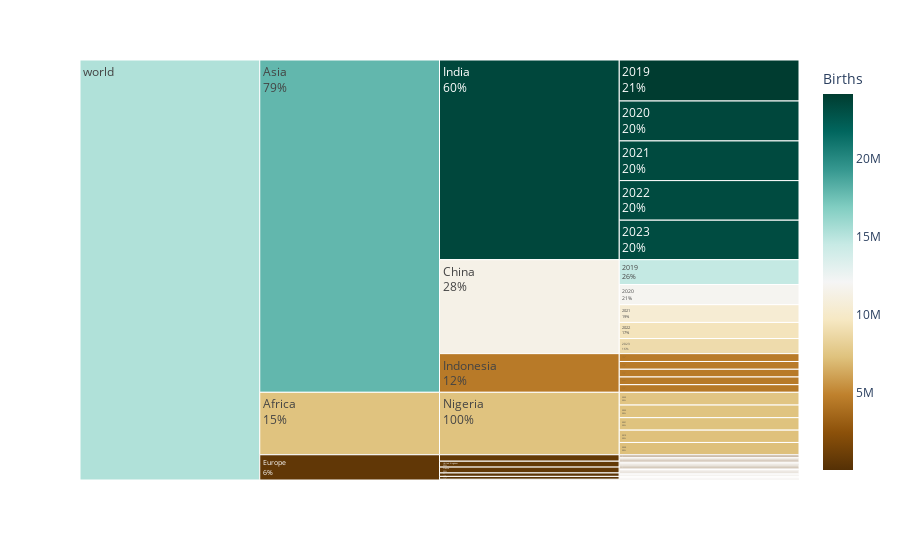

Notebook code cell kept with this figure:
### Code cell
fig = px.icicle(data, path=[px.Constant('world'), 'Continent', 'Entity', 'Year'], values='Births',                              
                  color_continuous_scale="BrBG",
                  color='Births')
fig.update_traces(textinfo="label+percent parent")
fig.show()

### Figure 1 — Plotly figure (JSON) as saved in the notebook; plotly's stock layout.template omitted (floating-point values rounded to 4 significant figures)
{"data": [{"branchvalues": "total", "customdata": [[14615866], [711582], [778799], [83587], [24124982], [4607562], [419609], [7266105], [357540], [714388], [11843469], [695934], [795669], [84746], [23485340], [4582350], [408035], [7218484], [343355], [687269], [10461124], [702274], [775669], [86163], [23321854], [4543453], [407050], [7330875], [340310], [693027], [9455320], [687577], [730553], [74165], [23286124], [4518308], [399735], [7406815], [339675], [688630], [8899881], [638891], [719249], [73661], [23219488], [4482359], [384627], [7509758], [336821], [688388], [11430000.0], [688200.0], [761100.0], [80830.0], [23490000.0], [4547000.0], [404100.0], [7348000.0], [343700.0], [694500.0], [7348000.0], [17880000.0], [613400.0], [15270000.0]], "domain": {"x": [0, 1], "y": [0, 1]}, "hovertemplate": "labels=%{label}<br>Births_sum=%{value}<br>parent=%{parent}<br>id=%{id}<br>Births=%{color}<extra></extra>", "ids": ["world/Asia/China/2019", "world/Europe/France/2019", "world/Europe/Germany/2019", "world/Europe/Greece/2019", "world/Asia/India/2019", "world/Asia/Indonesia/2019", "world/Europe/Italy/2019", "world/Africa/Nigeria/2019", "world/Europe/Spain/2019", "world/Europe/United Kingdom/2019", "world/Asia/China/2020", "world/Europe/France/2020", "world/Europe/Germany/2020", "world/Europe/Greece/2020", "world/Asia/India/2020", "world/Asia/Indonesia/2020", "world/Europe/Italy/2020", "world/Africa/Nigeria/2020", "world/Europe/Spain/2020", "world/Europe/United Kingdom/2020", "world/Asia/China/2021", "world/Europe/France/2021", "world/Europe/Germany/2021", "world/Europe/Greece/2021", "world/Asia/India/2021", "world/Asia/Indonesia/2021", "world/Europe/Italy/2021", "world/Africa/Nigeria/2021", "world/Europe/Spain/2021", "world/Europe/United Kingdom/2021", "world/Asia/China/2022", "world/Europe/France/2022", "world/Europe/Germany/2022", "world/Europe/Greece/2022", "world/Asia/India/2022", "world/Asia/Indonesia/2022", "world/Europe/Italy/2022", "world/Africa/Nigeria/2022", "world/Europe/Spain/2022", "world/Europe/United Kingdom/2022", "world/Asia/China/2023", "world/Europe/France/2023", "world/Europe/Germany/2023", "world/Europe/Greece/2023", "world/Asia/India/2023", "world/Asia/Indonesia/2023", "world/Europe/Italy/2023", "world/Africa/Nigeria/2023", "world/Europe/Spain/2023", "world/Europe/United Kingdom/2023", "world/Asia/China", "world/Europe/France", "world/Europe/Germany", "world/Europe/Greece", "world/Asia/India", "world/Asia/Indonesia", "world/Europe/Italy", "world/Africa/Nigeria", "world/Europe/Spain", "world/Europe/United Kingdom", "world/Africa", "world/Asia", "world/Europe", "world"], "labels": ["2019", "2019", "2019", "2019", "2019", "2019", "2019", "2019", "2019", "2019", "2020", "2020", "2020", "2020", "2020", "2020", "2020", "2020", "2020", "2020", "2021", "2021", "2021", "2021", "2021", "2021", "2021", "2021", "2021", "2021", "2022", "2022", "2022", "2022", "2022", "2022", "2022", "2022", "2022", "2022", "2023", "2023", "2023", "2023", "2023", "2023", "2023", "2023", "2023", "2023", "China", "France", "Germany", "Greece", "India", "Indonesia", "Italy", "Nigeria", "Spain", "United Kingdom", "Africa", "Asia", "Europe", "world"], "level": "world", "marker": {"coloraxis": "coloraxis", "colors": [14615866, 711582, 778799, 83587, 24124982, 4607562, 419609, 7266105, 357540, 714388, 11843469, 695934, 795669, 84746, 23485340, 4582350, 408035, 7218484, 343355, 687269, 10461124, 702274, 775669, 86163, 23321854, 4543453, 407050, 7330875, 340310, 693027, 9455320, 687577, 730553, 74165, 23286124, 4518308, 399735, 7406815, 339675, 688630, 8899881, 638891, 719249, 73661, 23219488, 4482359, 384627, 7509758, 336821, 688388, 11430000.0, 688200.0, 761100.0, 80830.0, 23490000.0, 4547000.0, 404100.0, 7348000.0, 343700.0, 694500.0, 7348000.0, 17880000.0, 613400.0, 15270000.0]}, "name": "", "parents": ["world/Asia/China", "world/Europe/France", "world/Europe/Germany", "world/Europe/Greece", "world/Asia/India", "world/Asia/Indonesia", "world/Europe/Italy", "world/Africa/Nigeria", "world/Europe/Spain", "world/Europe/United Kingdom", "world/Asia/China", "world/Europe/France", "world/Europe/Germany", "world/Europe/Greece", "world/Asia/India", "world/Asia/Indonesia", "world/Europe/Italy", "world/Africa/Nigeria", "world/Europe/Spain", "world/Europe/United Kingdom", "world/Asia/China", "world/Europe/France", "world/Europe/Germany", "world/Europe/Greece", "world/Asia/India", "world/Asia/Indonesia", "world/Europe/Italy", "world/Africa/Nigeria", "world/Europe/Spain", "world/Europe/United Kingdom", "world/Asia/China", "world/Europe/France", "world/Europe/Germany", "world/Europe/Greece", "world/Asia/India", "world/Asia/Indonesia", "world/Europe/Italy", "world/Africa/Nigeria", "world/Europe/Spain", "world/Europe/United Kingdom", "world/Asia/China", "world/Europe/France", "world/Europe/Germany", "world/Europe/Greece", "world/Asia/India", "world/Asia/Indonesia", "world/Europe/Italy", "world/Africa/Nigeria", "world/Europe/Spain", "world/Europe/United Kingdom", "world/Asia", "world/Europe", "world/Europe", "world/Europe", "world/Asia", "world/Asia", "world/Europe", "world/Africa", "world/Europe", "world/Europe", "world", "world", "world", ""], "textinfo": "label+percent parent", "type": "icicle", "values": [14615866, 711582, 778799, 83587, 24124982, 4607562, 419609, 7266105, 357540, 714388, 11843469, 695934, 795669, 84746, 23485340, 4582350, 408035, 7218484, 343355, 687269, 10461124, 702274, 775669, 86163, 23321854, 4543453, 407050, 7330875, 340310, 693027, 9455320, 687577, 730553, 74165, 23286124, 4518308, 399735, 7406815, 339675, 688630, 8899881, 638891, 719249, 73661, 23219488, 4482359, 384627, 7509758, 336821, 688388, 55275660, 3436258, 3799939, 402322, 117437788, 22734032, 2019056, 36732037, 1717701, 3471702, 36732037, 195447480, 14846978, 247026495]}], "layout": {"autosize": true, "coloraxis": {"colorbar": {"title": {"text": "Births"}}, "colorscale": [[0, "rgb(84,48,5)"], [0.1, "rgb(140,81,10)"], [0.2, "rgb(191,129,45)"], [0.3, "rgb(223,194,125)"], [0.4, "rgb(246,232,195)"], [0.5, "rgb(245,245,245)"], [0.6, "rgb(199,234,229)"], [0.7, "rgb(128,205,193)"], [0.8, "rgb(53,151,143)"], [0.9, "rgb(1,102,94)"], [1, "rgb(0,60,48)"]]}, "legend": {"tracegroupgap": 0}, "margin": {"t": 60}}}
